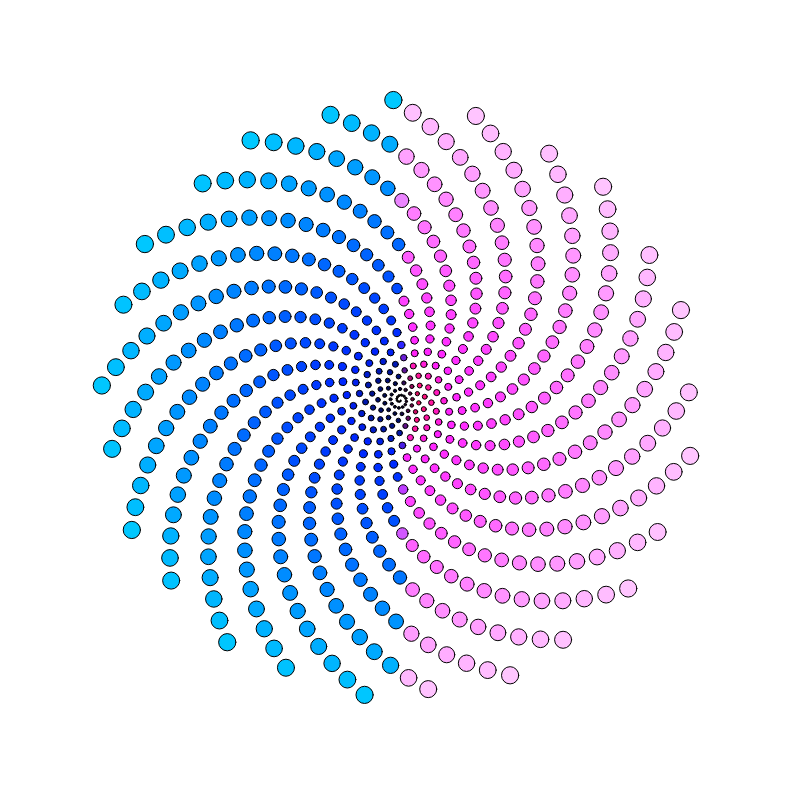
Frame 1 (no input)
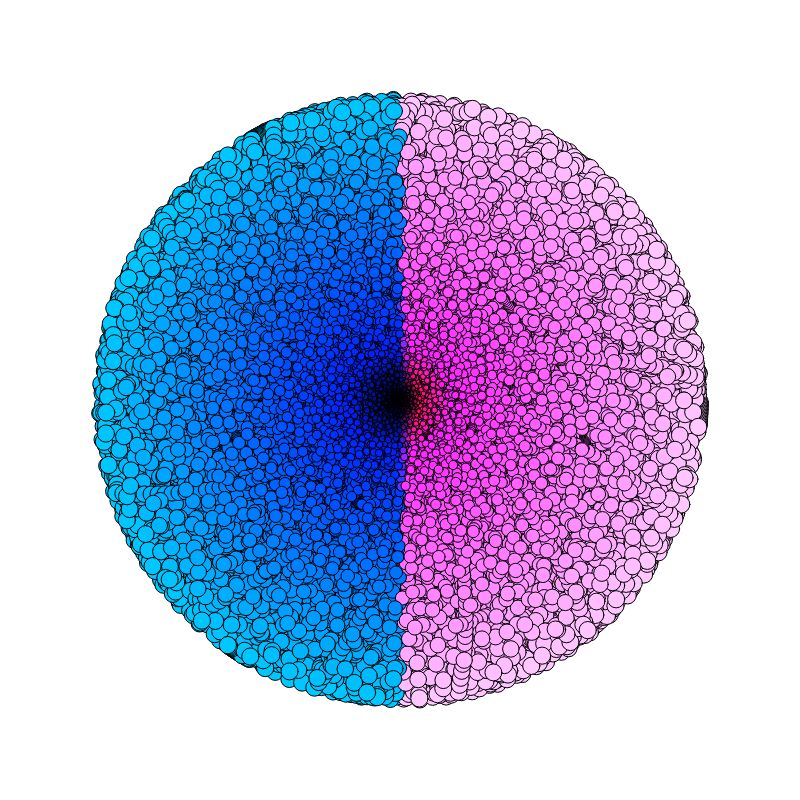
Frame 60 (no input)
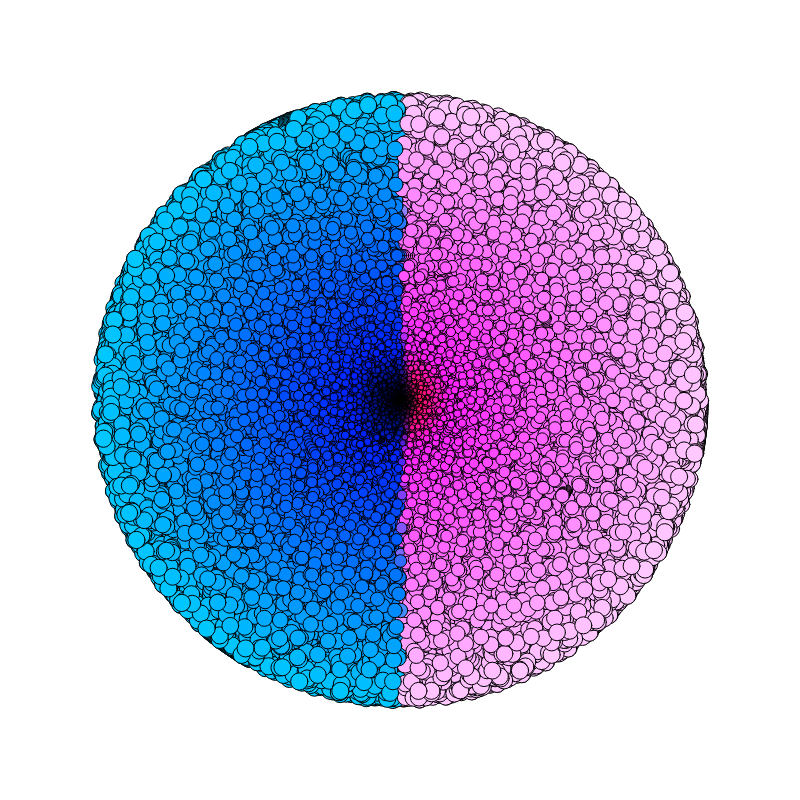
Frame 120 (the mouse pressed at the canvas centre since frame 60)

The p5.js sketch that drew these frames (run headless with seeded random() and noise() and a simulated clock; from frame 60 on, the mouse is pressed at the canvas centre):

// p5.js sketch
// ── sketch.js
let canw = 800; let canh = 800;

function setup() {
    createCanvas(canh, canw)
    frameRate(30)
}

let base = r = 300;
function draw() {
    let min = 0;
    translate(canw/2,canh/2)
    for(; r > min; r-=0.5) {
        let x =cos(r*frameCount)*r;
        let y =sin(r*frameCount)*r;
        fill(r/1.5*x,r/1.5,r*5)
        ellipse(x, y, sqrt(r), sqrt(r))
    }
    r = base;
}
